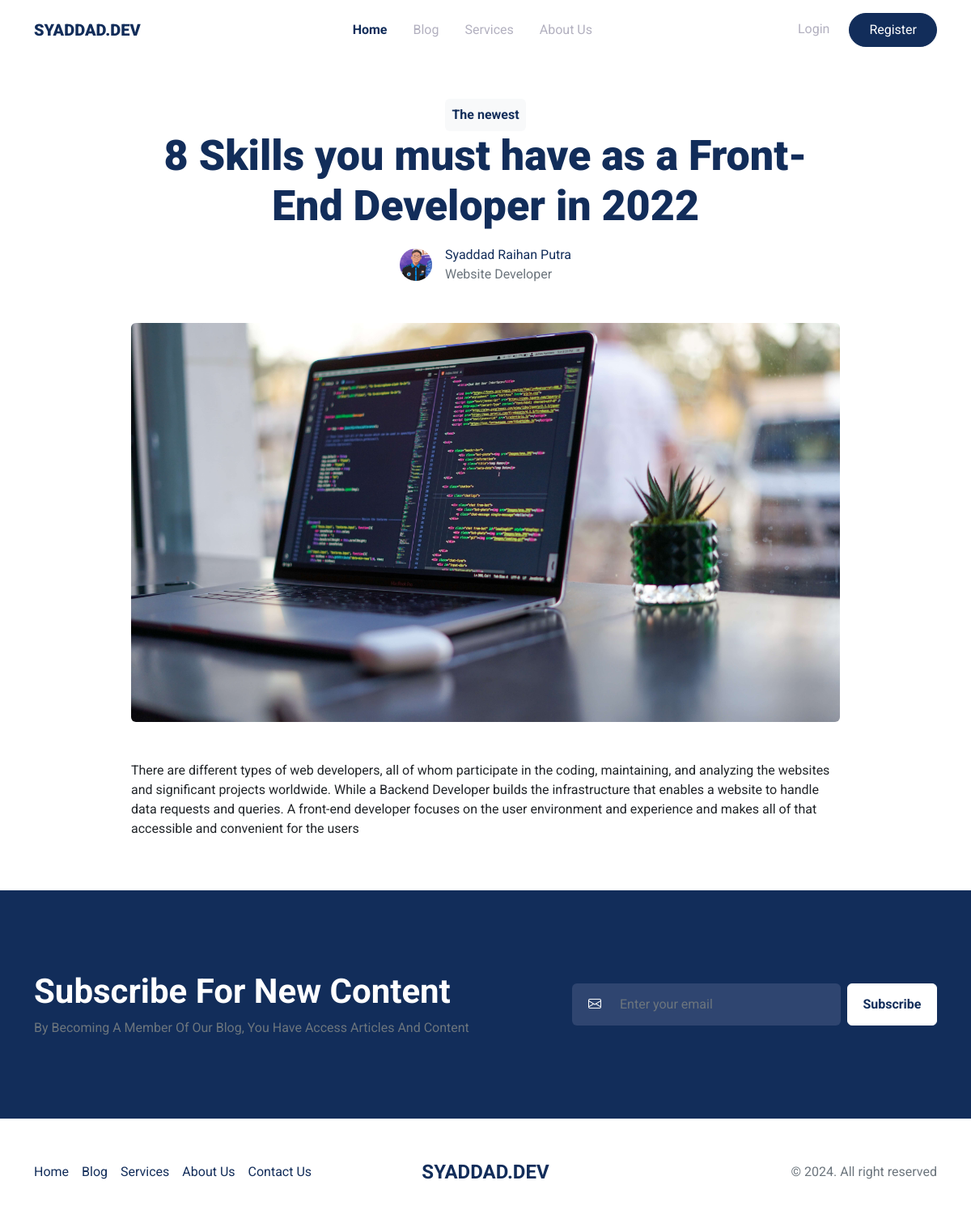
Page /detail.php?title=8-skills-you-must-have-as-a-frontend-developer-in-2022 on the committed database.
### tables this page shows
CREATE TABLE `posts` (
  `id` int NOT NULL,
  `user_id` int NOT NULL,
  `title` varchar(255) NOT NULL,
  `slug` varchar(255) NOT NULL,
  `body` text NOT NULL,
  `image` text NOT NULL,
  `date_publish` date NOT NULL
);

CREATE TABLE `users` (
  `id` int NOT NULL,
  `name` varchar(100) NOT NULL,
  `email` varchar(100) NOT NULL,
  `password` varchar(100) NOT NULL,
  `description` text NOT NULL,
  `photo` text NOT NULL
);

### detail.php (the view)
<?php
include('components/header.php');
$data = mysqli_fetch_array(mysqli_query($connect, "SELECT *, posts.slug AS post_slug FROM posts INNER JOIN users ON posts.user_id=users.id WHERE posts.slug='$_GET[title]' ORDER BY posts.id DESC"))
?>
<header class="detail py-5">
    <div class="container">
        <span class="bg-light rounded p-2 fw-bold text-primary category mx-auto d-block" style="width: max-content">The newest</span>
        <h1 class="header-title text-center"><?= $data['title'] ?></h1>
        <div class="d-flex align-items-center justify-content-center gap-3 mt-3 mb-5">
            <img src="assets/img/user/<?= $data['photo'] ?>" class="avatar rounded-circle" alt="">
            <div class="profile">
                <p class="m-0 name text-primary"><?= $data['name'] ?></p>
                <p class="m-0 position text-secondary">Website Developer</p>
            </div>
        </div>
        <img src="assets/img/post/<?= $data['image'] ?>" class="rounded-2" alt="">
    </div>
</header>
<section class="detail-post pb-5">
    <div class="container">
        <p>
            <?= $data['body'] ?>
        </p>
    </div>
</section>
<section class="bg-primary subscribe">
    <div class="container">
        <div class="row align-items-center justify-content-between">
            <div class="col-md-6">
                <h2 class="section-title text-white text-capitalize">Subscribe for new content</h2>
                <p class="mb-3 mb-md-0 text-secondary text-capitalize">By becoming a member of our blog, you have access articles and content</p>
            </div>
            <div class="col-md-5">
                <form action="#" method="post" class="d-flex align-items-center gap-2">
                    <div class="w-75">
                        <div class="input-group rounded p-2">
                            <span class="input-group-text bg-transparent border-0 text-white"><i class="bi bi-envelope"></i></span>
                            <input type="email" class="form-control bg-transparent border-0 text-white" placeholder="Enter your email">
                        </div>
                    </div>
                    <button class="btn btn-white w-25 fw-bold">Subscribe</button>
                </form>
            </div>
        </div>
    </div>
</section>
<?php include('components/footer.php') ?>

### assets/css/style.css (style rules this page uses)
:root { --primary-color: #122D5A; --secondary-color: #B2B0BF; --third-color: #2F4570; --font-size-1: 52px; --font-size-2: 42px; --font-size-3: 22px; }
* { margin: 0; padding: 0; box-sizing: border-box; font-family: 'Roboto', sans-serif; }
img { max-width: 100%; }
.bg-primary { background-color: var(--primary-color) !important; }
.text-primary { color: var(--primary-color) !important; }
.text-secondary { color: var(--secondary-color); }
.btn-white { background-color: white; border-color: white; color: var(--primary-color); }
header { width: 40%; margin-left: auto; margin-right: auto; }
header.detail, .detail-post { width: 75%; margin-left: auto; margin-right: auto; }
header .header-title { font-size: var(--font-size-1); font-weight: 900; color: var(--primary-color); }
section .section-title { font-size: var(--font-size-2); font-weight: 700; }
.avatar { width: 40px; height: 40px; object-fit: cover; }
.subscribe .input-group { background-color: var(--third-color); }
.subscribe { padding-top: 100px; padding-bottom: 100px; }
.subscribe .btn-white { padding-top: .8rem; padding-bottom: .8rem; }

### rows in the picture
posts: title "8 Skills you must have as a Front-End Developer in 2022", user.photo (picture), user.name "Syaddad Raihan Putra", image (picture), body "There are different types of web developers, all of whom participate in the coding, maintaining, and analyzing the websites and significant projects worldwide. While a Backend Developer builds the infrastructure that enables a website to handle data requests and queries. A front-end developer focuses on the user environment and experience and makes all of that accessible and convenient for the users"
